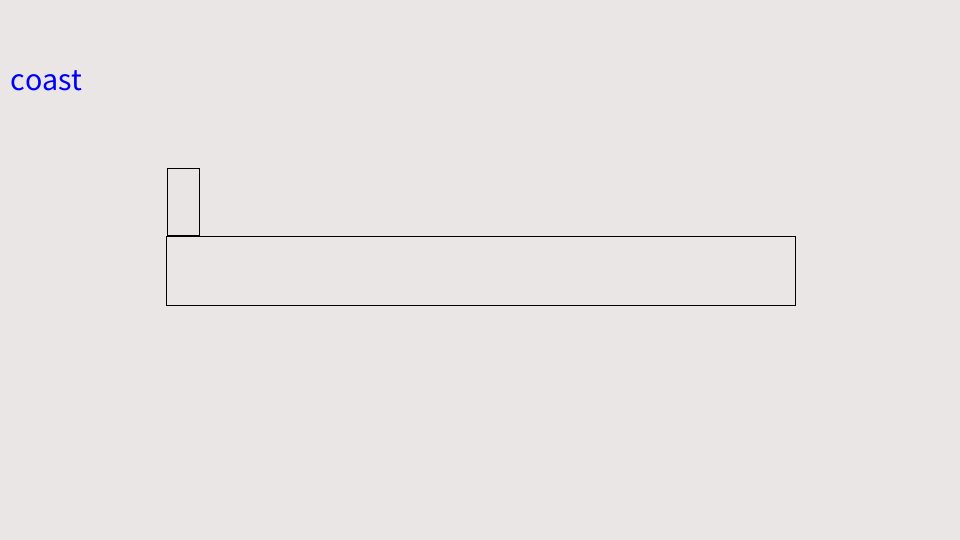
Frame 1 (no input)
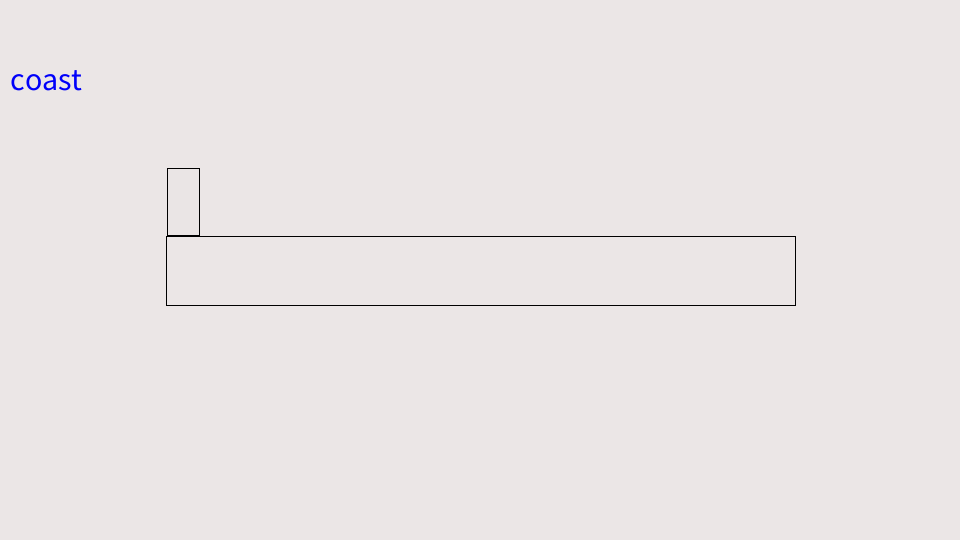
Frame 60 (the mouse pressed at the canvas centre just before this capture)
Frame 120 (the mouse held since frame 60 and released just before this capture): identical to frame 60, image omitted

The Processing sketch that drew these frames (run headless with seeded random() and noise(); from frame 60 on, the mouse is pressed at the canvas centre):

// Processing sketch: processing_mockup
// ── processing_mockup.pde
color bgColor = color (235, 230, 230);
color currentFillColor = color (0, 0, 0, 1);

float currentSpeed = -1;
float currentSpeedLimit = -1;
float newSpeedLimit = -1;
float PROGRESSBAR_OVERSHOOT_SIZE = -1;
float PROGRESSBAR_WIDTH = -1 ;
float PROGRESSBAR_HEIGHT = -1 ;
float PROGRESSBAR_INTERVAL_SIZE = -1;
float PROGRESSBAR_INTERVAL_COUNT = -1;
float MARGIN = -1;
boolean breakPedal = false;
boolean gasPedal = false;
boolean draw = false;



int j=960;
int maxWidth = 960;
float delta = 0;
void setup() {
  size(960, 540);
  init();
}

void init() {

  background(bgColor);
  currentFillColor = color (0, 0, 0, 1);
  currentSpeed = 80;
  currentSpeedLimit = 80;
  newSpeedLimit = 60;
  MARGIN = 10;
  PROGRESSBAR_OVERSHOOT_SIZE = ((width - 2 * MARGIN) / 6); // Size for svershooting
  PROGRESSBAR_HEIGHT = height / 8;
  PROGRESSBAR_WIDTH = (width - 2 * MARGIN) -  PROGRESSBAR_OVERSHOOT_SIZE * 2; // Width of Progress Bar
  PROGRESSBAR_INTERVAL_COUNT = abs(currentSpeedLimit - newSpeedLimit); // number of intervals
  PROGRESSBAR_INTERVAL_SIZE = PROGRESSBAR_WIDTH / PROGRESSBAR_INTERVAL_COUNT; // Width for 1km/h

  println("PROGRESSBAR_OVERSHOOT_SIZE="+PROGRESSBAR_OVERSHOOT_SIZE +"   PROGRESSBAR_WIDTH="+PROGRESSBAR_WIDTH +"   Interval=" + PROGRESSBAR_INTERVAL_SIZE);
}

void draw() {
  
  // outline progress bar
  noFill();
  rect(MARGIN+PROGRESSBAR_OVERSHOOT_SIZE, (height / 2) - (PROGRESSBAR_HEIGHT/2), PROGRESSBAR_WIDTH+2, PROGRESSBAR_HEIGHT+2);
  fill(bgColor);
  
  // override BG for indicator
  for (int i =0; i<width; i++) {
    fill(bgColor);
    noStroke();
    rect(i, ((height / 2) - (PROGRESSBAR_HEIGHT*1.5))-1, PROGRESSBAR_INTERVAL_SIZE, PROGRESSBAR_HEIGHT);
  }
  // actual segment drawing: 
  fill(currentFillColor);
  stroke(0);
  float delta = currentSpeedLimit - currentSpeed;
  rect(delta*PROGRESSBAR_INTERVAL_SIZE+(MARGIN+PROGRESSBAR_OVERSHOOT_SIZE+1), ((height / 2) - (PROGRESSBAR_HEIGHT*1.5))-1, PROGRESSBAR_INTERVAL_SIZE, PROGRESSBAR_HEIGHT);
  statusText();
  if (draw) {
    drawPB(currentSpeed, breakPedal, gasPedal);
    println("drawing");
  }
}



void drawPB(float speed, boolean breaks, boolean gas ) {

  if (breaks && !gas) {
    currentFillColor = color (255, 0, 0); // red
  } else if (!breaks && gas) {
    currentFillColor = color(255, 255, 0); // yellow
  } else if (breaks && gas) {
    fill(255, 153, 0); // orange
  } else if (!breaks && !gas) {
    currentFillColor = color(0, 0, 255); // blue
  }
  fill(currentFillColor);

  // Cast to int for now, makes it easier
  float delta = currentSpeedLimit - (int) speed;

  rect(delta*PROGRESSBAR_INTERVAL_SIZE+(MARGIN+PROGRESSBAR_OVERSHOOT_SIZE+1), (height / 2) - (PROGRESSBAR_HEIGHT/2)+1, PROGRESSBAR_INTERVAL_SIZE, PROGRESSBAR_HEIGHT);
  draw = false;
}
void statusText() {
  
  fill(bgColor);
  noStroke();
  rect(0, 0 , 200, 100, 255);
  textSize(32);
  fill( 0, 0, 250);
  if (breakPedal && !gasPedal) {
    text("brake", 10, 90);
  } else if (!breakPedal && gasPedal) {
    text("accelerate", 10, 90);
  } else if (!breakPedal && !gasPedal) {
    text("coast", 10, 90);
  }
}
void keyPressed() {
  //println("keycode "+keyCode); 
  if (key == CODED) {
    if (keyCode == RIGHT) {
      currentSpeed--;
    } else if (keyCode == LEFT) {
      println("LEFT");
      currentSpeed++;
    }
  } else {

    if (key == 'a') {
      currentFillColor = color(255, 255, 0); // yellow
      gasPedal = true;
      breakPedal = false;
    } else if (key == 'c') {
      currentFillColor = color(0, 0, 255); // blue
      gasPedal = false;
      breakPedal = false;
    } else if (key == 'b') {
      currentFillColor = color(255, 0, 0); // red
      gasPedal = false;
      breakPedal = true;
    } else if (key == 'r') {
      init();
    } else if (keyCode == 32) {
      println("p key");
      draw = true;
    }
  }
}
